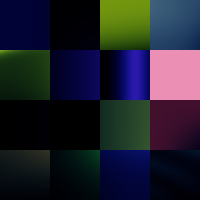
Frame 1 (no input)
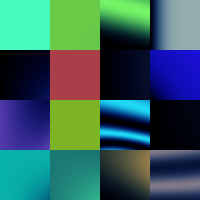
Frame 2 (the mouse pressed at the canvas centre, redrawn once)

The p5.js sketch that drew these frames (run headless with seeded random() and noise() and a simulated clock; the mouse was pressed at the canvas centre and the sketch redrawn once):

// p5.js sketch
// ── sketch.js
function setup() {
    createCanvas(200, 200)
    noLoop()
    draw()
}

function makeTree(w, h) {
    while (true) {
        let tree = FunctionTree.create(8)
        let test = [
            tree.evaluate(0, 0),
            tree.evaluate(0.5, 0.5),
            tree.evaluate(0.25, 0.25),
            tree.evaluate(0.25, 0.75),
            tree.evaluate(0.75, 0.25),
            tree.evaluate(0.75, 0.75),
            tree.evaluate(1, 1),
        ]
        if (test.every(n => !isNaN(n) && isFinite(n) && n != 0)) {
            return tree
        }
    }
}

function evaluatePixels(img, fntree) {
    let n = 0
    for (let i = 0; i < img.width; i++) {
        let x = map(i, 0, img.width, 0, 1)
        for (let j = 0; j < img.height; j++) {
            let y = map(j, 0, img.height, 0, 1)
            img.pixels[n++] = fntree.evaluate(x, y)
        }
    }
}

function normalize(img) {
    let upper = Math.max(...img.pixels)
    let lower = Math.min(...img.pixels)
    img.pixels = img.pixels.map(v => map(v, upper, lower, 0, 1))
}

function makeImg(w, h) {
    const tree = makeTree(w, h)
    let iarr = {
        height: h,
        width, w,
        pixels: new Array(w * h)
    }
    evaluatePixels(iarr, tree)
    normalize(iarr)
    iarr.pixels = iarr.pixels.map(Function.colorize())

    let img = createImage(w, h)
    img.loadPixels()
    let n = 0
    for (let i = 0; i < img.width; i++) {
        for (let j = 0; j < img.height; j++) {
            img.set(i, j, iarr.pixels[n++])
        }
    }
    img.updatePixels()
    return img
}

function draw() {
    const d = 50
    for (x = 0; x < width; x += d) {
        for (y = 0; y < height; y += d) {
            image(makeImg(d, d), x, y)
        }
    }
}

function mousePressed() {
    draw()
}


// ── Function.js
class Function {
    constructor() {
    }

    static randomUnary() {
        return random(unaryFunctions)
    }

    static randomBinary() {
        return random(binaryFunctions)
    }

    static make(f) { return { evaluate: f } }

    static Fix(v) { return this.make(() => v) }

    static colorize() {
        let r = random(255)
        let g = random(255)
        let b = random(255)
        return (v) => {
            return color(r * pow(v, 3), g * v * v, b * v)
        }
    }
}

const unaryFunctions = [
    Math.sin,
    Math.cos,
    Math.exp,
    Math.log,
    Math.sinh,
    Math.cosh,
    Math.tanh,
    (v) => -v,
    (v) => 2 * v,
    (v) => 3 * v,
].map(f => Function.make(f))

const binaryFunctions = [
    (a, b) => a + b,
    (a, b) => a - b,
    (a, b) => a * b,
    (a, b) => Math.sin(a * b),
].map(f => Function.make(f))

// ── FunctionTree.js
class FunctionTree {
    constructor(f, left, right) {
        this.f = f
        this.left = left
        this.right = right
    }

    evaluate(x, y) {
        return this.f.evaluate(
            this.left ? this.left.evaluate(x, y) : x,
            this.right ? this.right.evaluate(x, y) : y
        )
    }

    static create(depth) {
        if (depth <= 1) {
            // End it.
            if (random < 0.1) {
                return new Function.Fix(random())
            }
            return
        }
        if (random() < 0.5) {
            return new FunctionTree(
                Function.randomUnary(),
                this.create(depth - 1)
            )
        } else {
            return new FunctionTree(
                Function.randomBinary(),
                this.create(depth - 1),
                this.create(depth - 1)
            )
        }
    }
}
